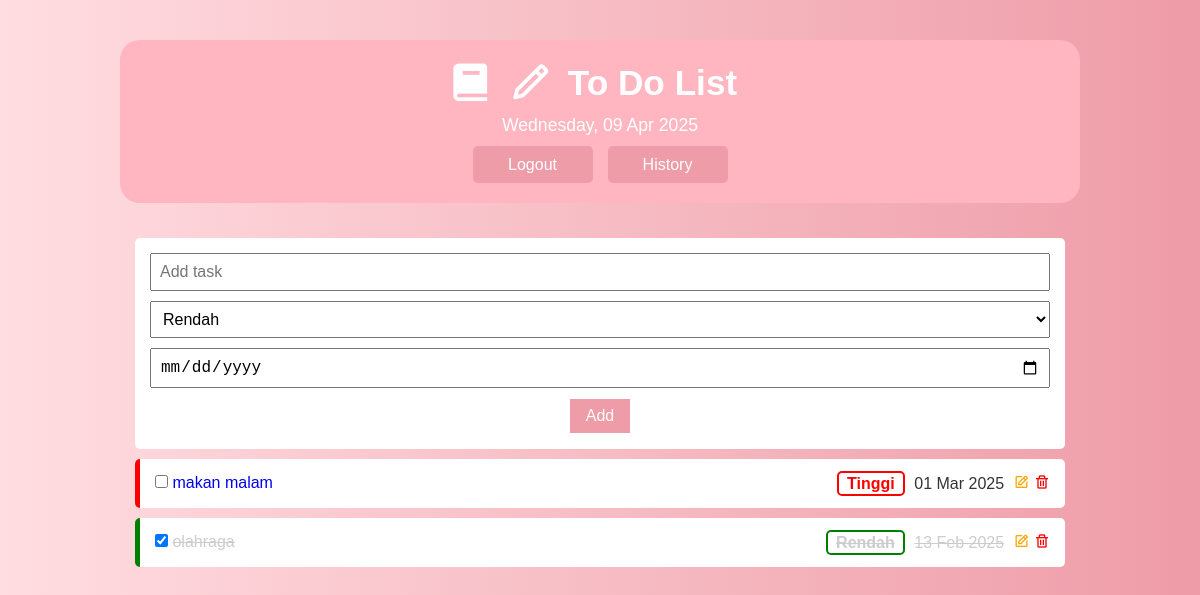
Screenshot of /index.php (signed in) with the database file from the repository.
### tables this page shows
CREATE TABLE `tasks` (
  `taskid` int NOT NULL,
  `user_id` int NOT NULL,
  `tasklabel` varchar(50) NOT NULL,
  `taskstatus` enum('open','close') NOT NULL,
  `createdat` timestamp NOT NULL DEFAULT CURRENT_TIMESTAMP,
  `priority` enum('rendah','tinggi') DEFAULT 'rendah',
  `deadline` date DEFAULT NULL
);

### index.php (the view, shortened to what this page needs)
<?php
include 'database.php';
$user_id = $_SESSION['user_id'];
$q_select = "SELECT * FROM tasks WHERE user_id = '$user_id' ORDER BY taskid DESC";
$run_q_select = mysqli_query($conn, $q_select);
?>
<!DOCTYPE html>
<html lang="id">
<head>
    <link href="https://unpkg.com/boxicons@2.1.4/css/boxicons.min.css" rel="stylesheet">
    <link rel="stylesheet" href="woy1.css">
</head>
<body>
<div class="container">
<div class="header">
    <div class="title">
        <i class='bx bxs-book'></i>
        <i class='bx bx-pencil'></i>
        <span>To Do List</span>
    </div>
    <div class="description">
        <?= date("l, d M Y") ?>
    </div>
    <div class="logout-form">
        <form action="logout.php" method="post">
            <button type="submit" class="logout-button">Logout</button>
        </form>
        <a href="history.php">
            <button class="logout-button">History</button>
        </a>
    </div>
</div>
    <div class="content">
        <div class="card">
            <form action="" method="post">
                <div class="input-box">
                    <input type="text" name="task" class="input-control" placeholder="Add task" required>
                </div>
                <div class="input-box">
                    <select name="priority" class="input-control" required>
                        <option value="rendah">Rendah</option>
                    </select>
                </div>
                <div class="input-box">
                    <input type="date" name="deadline" class="input-control" required>
                </div>
                <div class="text-right">
                    <button type="submit" name="add">Add</button>
                </div>
            </form>
        </div>
        <?php
        if (mysqli_num_rows($run_q_select) > 0) {
            while ($r = mysqli_fetch_array($run_q_select)) {
                $priorityClass = ($r['priority'] == 'tinggi') ? 'high-priority' : 'low-priority';
        ?>
            <div class="card <?= $priorityClass ?>">
                <div class="task-item <?= $r['taskstatus'] == 'close' ? 'done' : '' ?>">
                    <div>
                        <input type="checkbox" onclick="window.location.href = '?done=<?= $r['taskid'] ?>&status=<?= $r['taskstatus'] ?>'" <?= $r['taskstatus'] == 'close' ? 'checked' : '' ?>>
                        <a href="subtasks.php?taskid=<?= $r['taskid'] ?>" style="text-decoration: none;"><span><?= htmlspecialchars($r['tasklabel'], ENT_QUOTES, 'UTF-8') ?></span></a>
                    </div>
                    <div>
                        <?php
                        $priorityClass = ($r['priority'] == 'tinggi') ? 'high-priority-text' : 'low-priority-text';
                        ?>
                        <span class="priority-label <?= $priorityClass ?>"><?= ucfirst($r['priority']) ?></span>
                        <span class="deadline"><?= $r['deadline'] ? date("d M Y", strtotime($r['deadline'])) : 'No Deadline' ?></span>
                        <a href="edit.php?id=<?= $r['taskid'] ?>" class="text-orange" title="Edit"><i class="bx bx-edit"></i></a>
                        <a href="?delete=<?= $r['taskid'] ?>" class="text-red" title="Remove" onclick="return confirm('Are you sure?')"><i class="bx bx-trash"></i></a>
                    </div>
                </div>
            </div>
        <?php
            }
        } else {
        ?>
            <div>Belum ada task</div>
        <?php
        }
        ?>
    </div>
</div>
</body>
</html>

### woy1.css (style rules this page uses)
* { padding: 0; margin: 0; box-sizing: border-box; }
body { font-family: 'Roboto', sans-serif; background: linear-gradient(to right, #ffdde1, #ee9ca7); }
.container { width: 590px; height: 100vh; margin: 0 auto; }
.header { display: flex; justify-content: space-between; align-items: center; padding: 15px; color: #fff; background-color: #FFB6C1; border-radius: 20px; width: 96%; margin: 10px; }
.header .title { display: flex; align-items: center; margin-right: 15px; }
.header .title i { font-size: 30px; margin-right: 10px; }
.header .title span { font-size: 1.6rem; font-weight: bold; }
.content { padding: 15px; }
.card { background-color: #fff; padding: 15px; border-radius: 5px; margin-bottom: 10px; }
.input-control { width: 100%; display: block; padding: 0.5rem; font-size: 1rem; margin-bottom: 10px; }
.text-right { text-align: right; }
button { padding: 0.5rem 1rem; font-size: 1rem; cursor: pointer; background: #ee9ca7; background: -webkit-linear-gradient(to right, #ffdde1, #ee9ca7); background: #ee9ca7; color: #fff; border: 1px solid; border-radius: 3px; }
.task-item { display: flex; justify-content: space-between; }
.text-orange { color: orange; }
.text-red { color: red; }
.task-item.done span { text-decoration: line-through; color: #ccc; }
.input-control { width: 100%; }
.text-right { display: flex; justify-content: right; }
.low-priority { border-left: 5px solid green; }
.high-priority { border-left: 5px solid red; }
.deadline { padding-right: 5px; padding-left: 5px; }
.priority-label { padding: 2px 8px; border-radius: 5px; font-weight: bold; }
.high-priority-text { border: 2px solid red; color: red; }
.low-priority-text { border: 2px solid green; color: green; }
* { margin: 0; padding: 0; box-sizing: border-box; }
body { font-family: 'Arial', sans-serif; background-color: #f4f6f8; color: #333; }
.container { width: 80%; margin: 0 auto; padding-top: 30px; }
.description { font-size: 1em; color: #555; margin-bottom: 10px; }
.header { display: flex; justify-content: center; align-items: center; padding: 20px; color: #fff; width: 100%; margin: 10px auto; background-color: #FFB6C1; border-radius: 20px; text-align: center; flex-direction: column; }
.header .title { display: flex; align-items: center; justify-content: center; margin-bottom: 10px; }
.header .title i { font-size: 45px; margin-right: 15px; }
.header .title span { font-size: 2.2rem; font-weight: 600; }
.header .description { font-size: 1.1rem; color: #fff; }
.logout-button { padding: 0.6rem 1.2rem; font-size: 1rem; cursor: pointer; background-color: #ee9ca7; border: none; color: white; border-radius: 5px; transition: background-color 0.3s ease; width: 120px; }
.logout-form { display: flex; gap: 15px; }
.text-right { display: flex; justify-content: center; width: 100%; }
.content { margin-top: 20px; }

### rows the page displays
tasks: tasklabel "makan malam", priority "Tinggi", deadline "01 Mar 2025"
tasks: taskstatus "☑", tasklabel "olahraga", priority "Rendah", deadline "13 Feb 2025"
